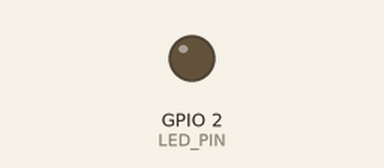
This sketch was run on a simulated ESP32. Shown: output pins drawn as LEDs (lit = HIGH). What the sketch prints to the serial monitor is not drawn.

Above: at 3.5 s.
Timing chart, 0 to 7.5 s (numbered marks = the images above):
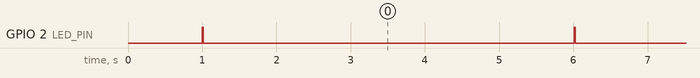

Measured:
- by itself, GPIO 2 (LED_PIN): alternates HIGH for 0.01 s and LOW for 5.0 s

The sketch:

i2c_scanner.ino
```cpp
/*
 * I2C Scanner for ESP32
 * This sketch scans the I2C bus for devices and reports their addresses
 * Useful for verifying connections with I2C devices like the AMG8833
 *
 * Connections:
 * ESP32 SDA -> GPIO21
 * ESP32 SCL -> GPIO22
 */

#include <Wire.h>

// Debug LED pin (built-in LED on most ESP32 boards)
const int LED_PIN = 2;

void setup() {
  // Initialize serial communication
  Serial.begin(115200);

  // Initialize LED
  pinMode(LED_PIN, OUTPUT);
  digitalWrite(LED_PIN, LOW);

  // Initialize I2C
  Wire.begin(21, 22); // SDA=21, SCL=22
  Wire.setClock(100000); // Set to 100kHz for better stability

  // Wait a moment for serial to be ready
  delay(1000);

  Serial.println("\nI2C Scanner");
  Serial.println("Scanning for I2C devices...");
}

void loop() {
  byte error, address;
  int nDevices = 0;

  // Blink LED to show we're scanning
  digitalWrite(LED_PIN, HIGH);

  Serial.println("\nScanning...");

  // Scan through all possible I2C addresses
  for(address = 1; address < 127; address++) {
    Wire.beginTransmission(address);
    error = Wire.endTransmission();

    if (error == 0) {
      // Device found
      Serial.print("I2C device found at address 0x");
      if (address < 16) {
        Serial.print("0");
      }
      Serial.print(address, HEX);

      // Special note for AMG8833 which uses address 0x69
      if (address == 0x69) {
        Serial.print(" (Likely AMG8833 Thermal Camera)");
      }
      Serial.println();

      nDevices++;
    }
    else if (error == 4) {
      // Error during transmission
      Serial.print("Unknown error at address 0x");
      if (address < 16) {
        Serial.print("0");
      }
      Serial.println(address, HEX);
    }
  }

  if (nDevices == 0) {
    Serial.println("No I2C devices found\n");
    Serial.println("Check your connections and try:");
    Serial.println("1. Verify power (3.3V) and ground connections");
    Serial.println("2. Make sure SDA is connected to GPIO21");
    Serial.println("3. Make sure SCL is connected to GPIO22");
    Serial.println("4. Try adding 4.7k pullup resistors on SDA and SCL");
  } else {
    Serial.println("Scan complete\n");
  }

  // Turn off LED
  digitalWrite(LED_PIN, LOW);

  // Wait 5 seconds before next scan
  delay(5000);
} 
```
